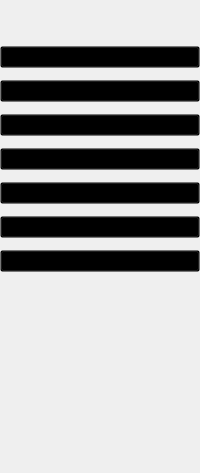
     <widget class="QWidget" name="leftLiteMenu" native="true">
      <property name="cursor">
       <cursorShape>PointingHandCursor</cursorShape>
      </property>
      <property name="mouseTracking">
       <bool>true</bool>
      </property>
      <layout class="QGridLayout" name="gridLayout_15">
       <property name="leftMargin">
        <number>0</number>
       </property>
       <property name="topMargin">
        <number>10</number>
       </property>
       <property name="rightMargin">
        <number>0</number>
       </property>
       <property name="bottomMargin">
        <number>0</number>
       </property>
       <property name="horizontalSpacing">
        <number>400</number>
       </property>
       <property name="verticalSpacing">
        <number>12</number>
       </property>
       <item row="13" column="0">
        <spacer name="verticalSpacer_6">
         <property name="orientation">
          <enum>Qt::Vertical</enum>
         </property>
         <property name="sizeType">
          <enum>QSizePolicy::Minimum</enum>
         </property>
         <property name="sizeHint" stdset="0">
          <size>
           <width>20</width>
           <height>5</height>
          </size>
         </property>
        </spacer>
       </item>
       <item row="6" column="0">
        <widget class="QPushButton" name="LitebuttonGenerator">
         <property name="styleSheet">
          <string notr="true">background-color: transparent;</string>
         </property>
         <property name="text">
          <string/>
         </property>
         <property name="icon">
          <iconset resource="../static/resources.qrc">
           <normaloff>:/whiteIcons/icons-white/activity.svg</normaloff>:/whiteIcons/icons-white/activity.svg</iconset>
         </property>
         <property name="iconSize">
          <size>
           <width>24</width>
           <height>24</height>
          </size>
         </property>
         <property name="checkable">
          <bool>true</bool>
         </property>
         <property name="flat">
          <bool>false</bool>
         </property>
        </widget>
       </item>
       <item row="9" column="0">
        <widget class="QPushButton" name="LitebuttonHistory">
         <property name="styleSheet">
          <string notr="true">background-color: transparent;</string>
         </property>
         <property name="text">
          <string/>
         </property>
         <property name="icon">
          <iconset resource="../static/resources.qrc">
           <normaloff>:/whiteIcons/icons-white/clock.svg</normaloff>:/whiteIcons/icons-white/clock.svg</iconset>
         </property>
         <property name="iconSize">
          <size>
           <width>24</width>
           <height>24</height>
          </size>
         </property>
         <property name="checkable">
          <bool>true</bool>
         </property>
         <property name="flat">
          <bool>false</bool>
         </property>
        </widget>
       </item>
       <item row="10" column="0">
        <widget class="QPushButton" name="LitebuttonSettings">
         <property name="styleSheet">
          <string notr="true">background-color: transparent;</string>
         </property>
         <property name="text">
          <string/>
         </property>
         <property name="icon">
          <iconset resource="../static/resources.qrc">
           <normaloff>:/whiteIcons/icons-white/settings (1).svg</normaloff>:/whiteIcons/icons-white/settings (1).svg</iconset>
         </property>
         <property name="iconSize">
          <size>
           <width>24</width>
           <height>24</height>
          </size>
         </property>
         <property name="checkable">
          <bool>true</bool>
         </property>
         <property name="flat">
          <bool>false</bool>
         </property>
        </widget>
       </item>
       <item row="11" column="0">
        <spacer name="verticalSpacer_4">
         <property name="orientation">
          <enum>Qt::Vertical</enum>
         </property>
         <property name="sizeType">
          <enum>QSizePolicy::Expanding</enum>
         </property>
         <property name="sizeHint" stdset="0">
          <size>
           <width>10</width>
           <height>162</height>
          </size>
         </property>
        </spacer>
       </item>
       <item row="3" column="0">
        <widget class="QPushButton" name="LitebuttonHome">
         <property name="minimumSize">
          <size>
           <width>0</width>
           <height>0</height>
          </size>
         </property>
         <property name="layoutDirection">
          <enum>Qt::LeftToRight</enum>
         </property>
         <property name="styleSheet">
          <string notr="true">background-color: transparent;</string>
         </property>
         <property name="text">
          <string/>
         </property>
         <property name="icon">
          <iconset resource="../static/resources.qrc">
           <normaloff>:/whiteIcons/icons-white/home.svg</normaloff>:/whiteIcons/icons-white/home.svg</iconset>
         </property>
         <property name="iconSize">
          <size>
           <width>24</width>
           <height>24</height>
          </size>
         </property>
         <property name="checkable">
          <bool>true</bool>
         </property>
         <property name="autoRepeat">
          <bool>false</bool>
         </property>
         <property name="autoExclusive">
          <bool>false</bool>
         </property>
         <property name="autoDefault">
          <bool>false</bool>
         </property>
         <property name="flat">
          <bool>false</bool>
         </property>
        </widget>
       </item>
       <item row="8" column="0">
        <widget class="QPushButton" name="LitebuttonVacuum">
         <property name="styleSheet">
          <string notr="true">background-color: transparent;</string>
         </property>
         <property name="text">
          <string/>
         </property>
         <property name="icon">
          <iconset resource="../static/resources.qrc">
           <normaloff>:/whiteIcons/icons-white/welding.svg</normaloff>:/whiteIcons/icons-white/welding.svg</iconset>
         </property>
         <property name="iconSize">
          <size>
           <width>24</width>
           <height>24</height>
          </size>
         </property>
         <property name="checkable">
          <bool>true</bool>
         </property>
         <property name="flat">
          <bool>false</bool>
         </property>
        </widget>
       </item>
       <item row="7" column="0">
        <widget class="QPushButton" name="pushButton_4">
         <property name="styleSheet">
          <string notr="true">background-color: transparent;</string>
         </property>
         <property name="text">
          <string/>
         </property>
         <property name="icon">
          <iconset resource="../static/resources.qrc">
           <normaloff>:/whiteIcons/icons-white/camera (2).svg</normaloff>:/whiteIcons/icons-white/camera (2).svg</iconset>
         </property>
         <property name="iconSize">
          <size>
           <width>24</width>
           <height>24</height>
          </size>
         </property>
         <property name="checkable">
          <bool>true</bool>
         </property>
         <property name="flat">
          <bool>false</bool>
         </property>
        </widget>
       </item>
       <item row="12" column="0">
        <widget class="QPushButton" name="pushButton_8">
         <property name="text">
          <string/>
         </property>
         <property name="icon">
          <iconset resource="../static/resources.qrc">
           <normaloff>:/whiteIcons/icons-white/Group 1.svg</normaloff>:/whiteIcons/icons-white/Group 1.svg</iconset>
         </property>
         <property name="iconSize">
          <size>
           <width>45</width>
           <height>45</height>
          </size>
         </property>
         <property name="flat">
          <bool>true</bool>
         </property>
        </widget>
       </item>
       <item row="5" column="0">
        <widget class="QPushButton" name="LitebuttonTable">
         <property name="styleSheet">
          <string notr="true">background-color: transparent;</string>
         </property>
         <property name="text">
          <string/>
         </property>
         <property name="icon">
          <iconset resource="../static/resources.qrc">
           <normaloff>:/whiteIcons/icons-white/thermometer (2).svg</normaloff>:/whiteIcons/icons-white/thermometer (2).svg</iconset>
         </property>
         <property name="iconSize">
          <size>
           <width>24</width>
           <height>24</height>
          </size>
         </property>
         <property name="checkable">
          <bool>true</bool>
         </property>
         <property name="flat">
          <bool>false</bool>
         </property>
        </widget>
       </item>
       <item row="0" column="0">
        <widget class="QWidget" name="widget_21" native="true"/>
       </item>
       <item row="1" column="0">
        <widget class="QWidget" name="widget_22" native="true"/>
       </item>
       <item row="2" column="0">
        <widget class="QWidget" name="widget_23" native="true"/>
       </item>
      </layout>
     </widget>
